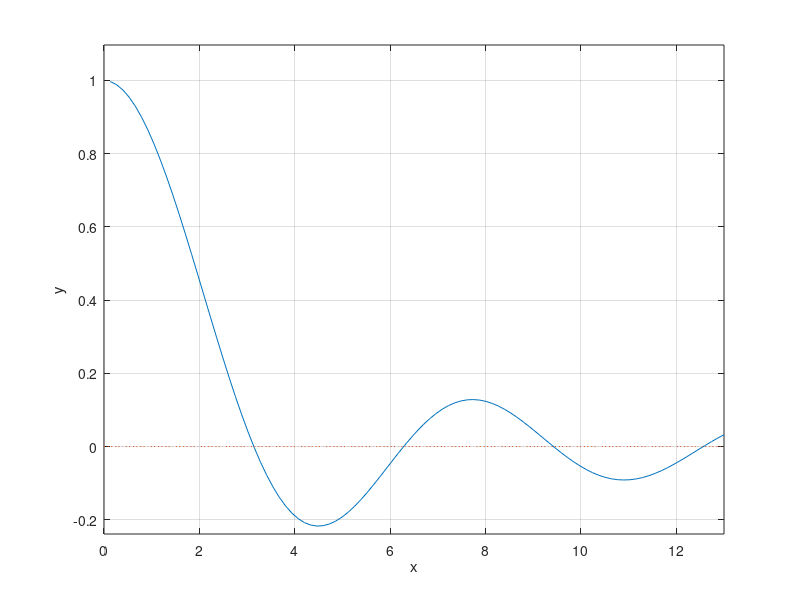

Here is the MATLAB script that generated this plot: (Note: this script raises an error after producing the figure.)
clc, close all
clear

%

a = 0;
b = 13;
m = 100;

h = 0.01;
eps = 0.001;
iterations=5;

x = linspace(a,b,m);
f = @(x)sin(x)./x;
y = f(x);

plot (x,f(x),x,0*x,':');
grid on;
xlabel('x'); ylabel('y');
hold on;

y_minimal = min(y);
y_maximal = max(y);

if y_minimal < 0
    y_minimal = 1.1*y_minimal;
else
    y_minimal = 0.9*y_minimal;
end

if y_maximal>0
    y_maximal = 1.1*y_maximal;
else
    y_maximal = 0.9*y_maximal;
end

axis([a,b,y_minimal,y_maximal]);

z = ginput(2);

z1 = z(1,1);
z2 = z(2,1);

f1 = f(z1);
f2 = f(z2);

z = (z1+z2) / 2;

y = f(z);
P = plot(z1,0,z2,0,z,0);
if f1*f2 > 0
        disp('Error: Wrong points');
end

for i = 1:iterations
    z = (z1+z2)/2;
    y = f(z);
    delete(P);
    P = plot(z1,0,'*',z2,0,'*',z,0,'--');
    
    if  y*f1 < 0
        z2 = z;
    else
        z1 = z;
    end
    
    if abs(f(z)) < eps 
        break;
    end
end

hold off